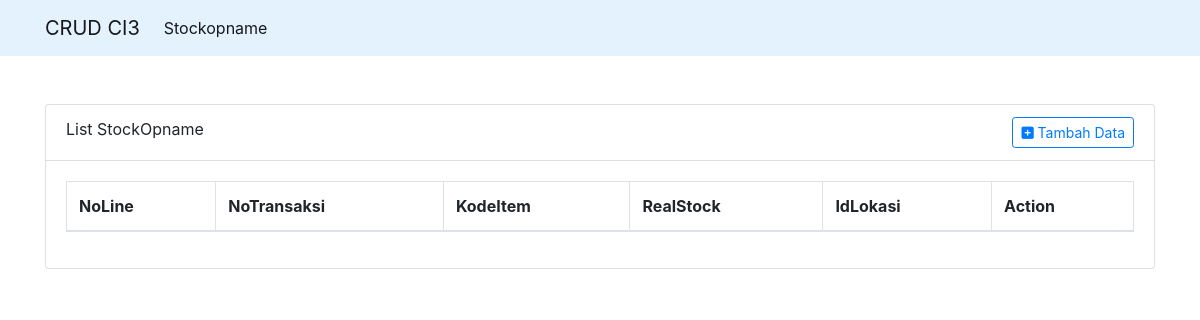
Before: / with the older database file.
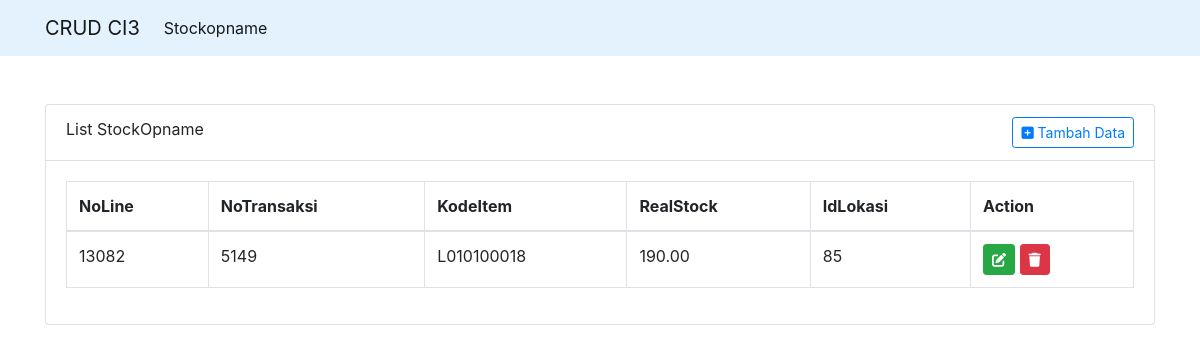
After: the same page with the newer database file.
### tables this page shows
CREATE TABLE `stockopnamedetail` (
  `noline` int NOT NULL,
  `notransaksi` int NOT NULL,
  `kodeitem` varchar(20) NOT NULL,
  `realstock` varchar(20) NOT NULL,
  `idlokasi` int NOT NULL
);

### application/controllers/StockopnameController.php (called while the page is built, shortened)
<?php
class StockopnameController extends CI_Controller
{
    public function __construct()
    {
        $this->load->model('StockopnameModel', 'stockOpnameModel');
    }
    public function index()
    {
        $data = [
            'title' => 'Stock Opname',
            'result' => $this->stockOpnameModel->ambilData()
        ];
        $this->load->view('layout/head', $data);
        $this->load->view('layout/navbar', $data);
        $this->load->view('stockopname/index', $data);
        $this->load->view('layout/footer');
    }
}

### index.php (called while the page is built, shortened)
<?php
require_once BASEPATH.'core/CodeIgniter.php';

### application/models/StockopnameModel.php (called while the page is built, shortened)
<?php
class StockopnameModel extends CI_Model
{
    public function ambilData()
    {
        return $this->db->get('stockopnamedetail')->result();
    }
}

### application/views/stockopname/index.php (the view, shortened to what this page needs)
<main>
    <div class="container mt-5">
        <div class="card">
            <div class="card-header bg-transparent d-flex justify-content-between">
                List StockOpname
                <a href="<?= base_url('stockopname/create') ?>" class="btn btn-outline-primary btn-sm">
                    <i class="fa-solid fa-square-plus"></i> Tambah Data
                </a>
            </div>
            <div class="card-body table-responsive">
                <table class="table table-bordered table-hover">
                    <thead>
                        <tr>
                            <th scope="col">NoLine</th>
                            <th scope="col">NoTransaksi</th>
                            <th scope="col">KodeItem</th>
                            <th scope="col">RealStock</th>
                            <th scope="col">IdLokasi</th>
                            <th scope="col">Action</th>
                        </tr>
                    </thead>
                    <tbody>
                        <?php foreach ($result as $res) : ?>
                            <tr>
                                <td><?= $res->noline ?></td>
                                <td><?= $res->notransaksi ?></td>
                                <td><?= $res->kodeitem ?></td>
                                <td><?= $res->realstock ?></td>
                                <td><?= $res->idlokasi ?></td>
                                <td>
                                    <a href="<?= base_url('stockopname/edit/' . $res->noline) ?>" class="btn btn-success btn-sm">
                                        <i class="fa-solid fa-pen-to-square"></i>
                                    </a>
                                    <a href="<?= base_url('stockopname/delete/' . $res->noline) ?>" class="btn btn-danger btn-sm" onclick="return confirm('Apakah anda yakin ingin menghapus data ini?')">
                                        <i class="fa-solid fa-trash"></i>
                                    </a>
                                </td>
                            </tr>
                        <?php endforeach; ?>
                    </tbody>
                </table>
            </div>
        </div>
    </div>
</main>

### application/views/layout/head.php (shortened to what this page needs)
<!doctype html>
<html lang="en">
<head>
    <link rel="stylesheet" href="https://cdn.jsdelivr.net/npm/bootstrap@4.6.2/dist/css/bootstrap.min.css">
    <link rel="stylesheet" href="https://cdnjs.cloudflare.com/ajax/libs/font-awesome/6.1.1/css/all.min.css">
</head>
<body>

### application/views/layout/navbar.php (shortened to what this page needs)
<nav class="navbar navbar-expand-lg navbar-light" style="background-color: #e3f2fd;">
    <div class="container">
        <a class="navbar-brand" href="#">CRUD CI3</a>
        <div class="collapse navbar-collapse" id="navbarSupportedContent">
            <ul class="navbar-nav mr-auto">
                <li class="nav-item active">
                    <a class="nav-link" href="<?= base_url('') ?>">Stockopname</a>
                </li>
            </ul>
        </div>
    </div>
</nav>

### application/views/layout/footer.php (shortened to what this page needs)
</body>
</html>

Changed rows visible on the page:
added stockopnamedetail: noline "13082", notransaksi "5149", kodeitem "L010100018", realstock "190.00", idlokasi "85"
